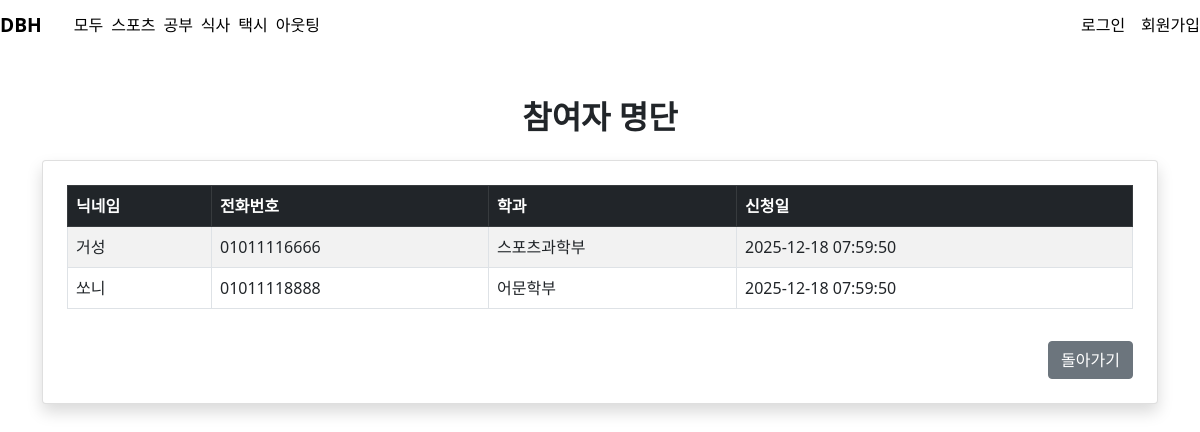
The app's page /src/Board/participants.php?activity_id=11&board_id=12 with its own data.
### tables this page shows
CREATE TABLE personnel (
    personnel_id  INT NOT NULL PRIMARY KEY AUTO_INCREMENT,
    fk_activity_id INT NOT NULL,
    fk_member_id INT NOT NULL,
    join_date DATETIME NOT NULL DEFAULT CURRENT_TIMESTAMP,
    UNIQUE (fk_activity_id, fk_member_id),
    FOREIGN KEY (fk_activity_id) REFERENCES activity(activity_id) ON DELETE CASCADE,
    FOREIGN KEY (fk_member_id) REFERENCES members(member_id) ON DELETE CASCADE
);

CREATE TABLE members (
    member_id INT PRIMARY KEY AUTO_INCREMENT,
    user_id CHAR(10) NOT NULL,
    user_pass CHAR(64) NOT NULL,
    user_name VARCHAR(50) NOT NULL,
    nickname VARCHAR(20),
    birth DATE,
    fk_department_code CHAR(5),
    reg_date DATETIME NOT NULL DEFAULT CURRENT_TIMESTAMP,
    last_login_date DATETIME,
    login_yn BOOLEAN NOT NULL DEFAULT FALSE,
    phone CHAR(11) NOT NULL,
    FOREIGN KEY (fk_department_code) REFERENCES departments(department_code) ON DELETE CASCADE
);

CREATE TABLE departments (
    department_id INT PRIMARY KEY AUTO_INCREMENT,
    department_code CHAR(5) UNIQUE NOT NULL,
    department_name VARCHAR(100) NOT NULL
);

### inc/loader.php (called while the page is built, shortened)
<?php
include_once "../../config/connect.php";
function A($sql, $bind = array(), $debug='N'){
    global $mysqli;
    if(is_array($bind) && !empty($bind)){
        $temp = 0;
        foreach($bind as $k=>$v){
            $temp = $v;
        }
        if($temp){
            $sql = mssql_prepare($sql, $bind, $debug);
        }
    }
    $result = $mysqli->query($sql);
    $resultRow = array();
    if($result->num_rows > 0){
        while($row = $result->fetch_assoc()){
            $resultRow[] = $row;
        }
    }else{
        return true;
    }
    return $resultRow;
}
function mssql_prepare ($query, $phs = array(),$dubug='N') {
    foreach ($phs as $ph) {
        $ph = "'" . ms_escape_string($ph) . "'";
        $query = substr_replace(
            $query, $ph, strpos($query, '?'), 1
        );
    }
    return $query;
}
function ms_escape_string($data) {
    if ( is_numeric($data) ) return $data;
    return str_replace("'", "''", $data );
}

### src/Board/participants.php (the view, shortened to what this page needs)
<?php
include("../../inc/head.php");
$activity_id = isset($_GET['activity_id']) ? $_GET['activity_id'] : '';
$sql = "
    SELECT m.nickname, m.phone, d.department_name, p.join_date FROM personnel p
    INNER JOIN members m ON m.member_id = p.fk_member_id
    LEFT JOIN departments d ON d.department_code = m.fk_department_code
    WHERE p.fk_activity_id = ?
    ORDER BY p.join_date ASC
";
$bind = array($activity_id);
$rows = A($sql, $bind);
?>
<section class="container my-5">
    <h2 class="fw-bold text-center mb-4">참여자 명단</h2>
    <div class="card p-4 shadow">
        <table class="table table-bordered table-striped">
            <thead class="table-dark">
                <tr>
                    <th>닉네임</th>
                    <th>전화번호</th>
                    <th>학과</th>
                    <th>신청일</th>
                </tr>
            </thead>
            <tbody>
                <?php if ($rows && is_array($rows)) { ?>
                    <?php foreach ($rows as $r) { ?>
                        <tr>
                            <td><?= $r['nickname'] ?></td>
                            <td><?= $r['phone'] ?></td>
                            <td><?= $r['department_name'] ?></td>
                            <td><?= $r['join_date'] ?></td>
                        </tr>
                    <?php } ?>
                <?php } else { ?>
                    <tr>
                        <td colspan="6" class="text-center text-muted">참여자가 없습니다.</td>
                    </tr>
                <?php } ?>
            </tbody>
        </table>
        <div class="text-end mt-3">
            <a href="board_write.php?board_id=<?= $_GET['board_id'] ?>" class="btn btn-secondary">돌아가기</a>
        </div>
    </div>
</section>
<?php include("../../inc/footer.php"); ?>

### css/main.style.css (style rules this page uses)
body { margin: 0; }

### records on screen
personnel: fk_member.nickname "거성", fk_member.phone "01011116666", departments.department_name "스포츠과학부", join_date "2025-12-18 07:59:50"
personnel: fk_member.nickname "쏘니", fk_member.phone "01011118888", departments.department_name "어문학부", join_date "2025-12-18 07:59:50"
